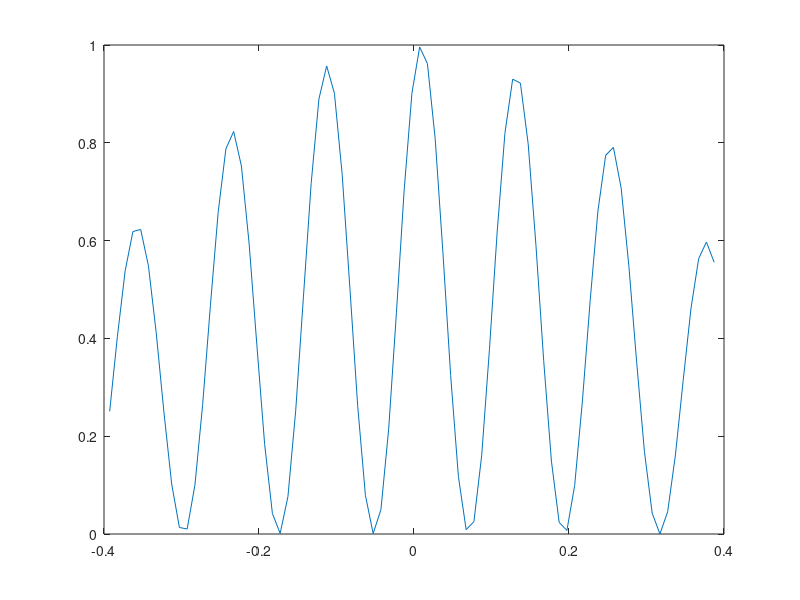

This chart was generated by the following MATLAB code: (Note: this script raises an error after producing the figure.)
% Simulasi Interferensi

% x dalam cm
lambda = 350 * 10^-7;
k = 2 * pi / lambda;
d = 0.001; % dlm cm
a = 0.4; % dlm cm
n = k*d/2;
L = 28; %dlm cm
 
m = k*a/2;
x = -pi/8: 0.01 :pi/8;
u = n*(x./(sqrt(L^2+x.*x)));
v = m*(x./(sqrt(L^2+x.*x)));
w = sin(u)./u;
y = cos(v);
z = (w.*w).*(y.*y);
figure(1);
plot(x,z);



%MEMBACA DATA GAMBAR
gm1 = imread("D:\Campus\Semester 4\Optika\Project 2\Pictures\Picture1.png");
blue = gm1 (:,:,3);
 
% Menentukan kolom yang ingin dihitung rata-ratanya, misalnya kolom ke-50
kolom_index_1 = 1:1:363;
baris_index = 1:1:363;

% Menghitung rata-rata nilai piksel di kolom tersebut
rata_kolom = mean(blue(:, kolom_index_1));
 
% Menampilkan hasil
disp(['Rata-rata nilai piksel pada kolom ', num2str(kolom_index_1), ' adalah ',num2str(rata_kolom)]);
 
%plotting
figure(2);
plot(baris_index,rata_kolom/188.3834);


%MEMBACA DATA GAMBAR
gm2 = imread("D:\Campus\Semester 4\Optika\Project 2\Pictures\Picture2.png");
blue = gm2 (:,:,3);
 
% Menentukan kolom yang ingin dihitung rata-ratanya, misalnya kolom ke-50
kolom_index_2 = 1:1:190;
baris_index = 1:1:190;

% Menghitung rata-rata nilai piksel di kolom tersebut
rata_kolom = mean(blue(:, kolom_index_2));
 
% Menampilkan hasil
disp(['Rata-rata nilai piksel pada kolom ', num2str(kolom_index_2), ' adalah ', num2str(rata_kolom)]);
 
%plotting
figure(3);
plot(baris_index,rata_kolom/207.9313);